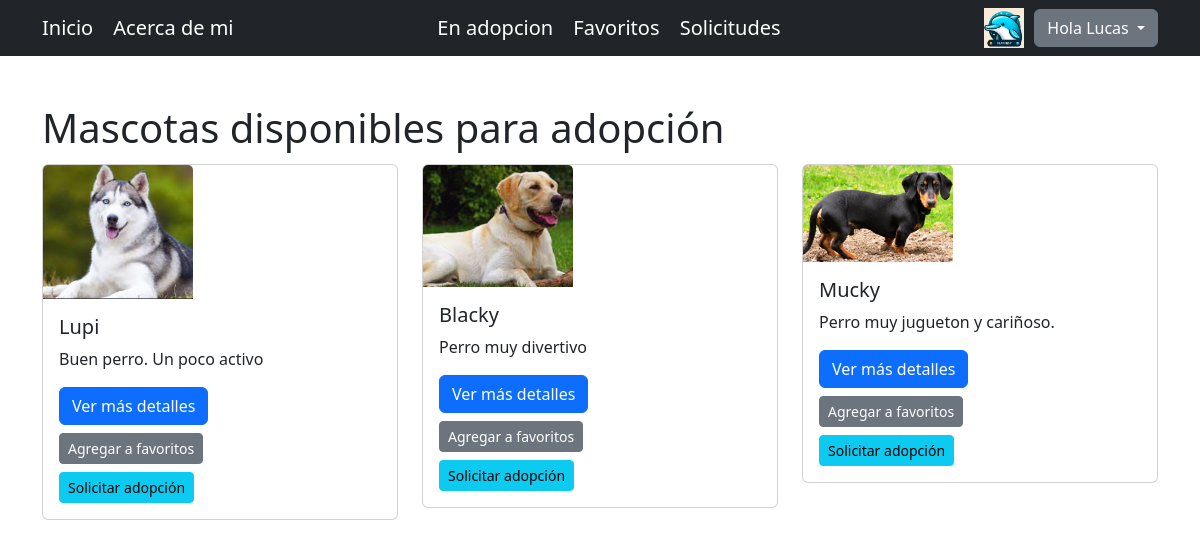
/en_adopcion/ (signed in), run on the app's committed database.
### app_proyecto/models.py (models this page shows, shortened)
class Avatar(models.Model):
    usuario =models.OneToOneField(User, on_delete=models.CASCADE)
    imagen = models.ImageField(upload_to="avatares", null=True, blank=True)

class Mascota(models.Model):
    TIPO = [('PERRO', 'Perro'),('GATO', 'Gato'),('OTRO', 'Otro'),]
    nombre = models.CharField(max_length=50)
    raza = models.ForeignKey(Raza, on_delete=models.CASCADE)
    tipo = models.CharField(max_length=10, choices=TIPO)
    descripcion = models.TextField()
    foto = models.ImageField(upload_to='fotos', null=True, blank=True, default=None)
    disponible = models.BooleanField(default=True)

### app_proyecto/views.py (the view)
# urls.py: path("en_adopcion/", mascotas_disponibles, name="En_Adopcion"),
@login_required
def mascotas_disponibles(request):
    mascotas = Mascota.objects.filter(disponible=True)
    return render(request, "mascota/mascotas_disponibles.html", {"mascotas": mascotas})

### app_proyecto/templates/mascota/mascotas_disponibles.html (shortened to what this page needs)
{% extends "app_proyecto/padre.html" %}
{% load static %}
{% block titulo %}
<h1>Mascotas disponibles para adopción</h1>
<br><br>
{% endblock %}
{% block contenido %}
<div class="container py-1">
  <div class="row">
    {% for valor in mascotas %}
    <div class="col-md-4">
      <div class="card mb-4">
        {% if valor.foto %}
        <img class="card-img-top" src="{{valor.foto.url}}" alt="foto no disponible" style= "max-width: 150px">
        {% else %}
        <div class="card-img-top">Foto no disponible</div>
        {% endif %}
        <div class="card-body">
          <h5 class="card-title">{{valor.nombre}}</h5>
          <p class="card-text">{{valor.descripcion|truncatechars:75}}</p>
          <a href="{% url 'Detalle_Mascota' valor.id %}" class="btn btn-primary">Ver más detalles</a>
          {% if user.is_authenticated and not request.user.is_superuser %}
          <form method="post" action="{% url 'agregar_favorito' valor.id %}">
            <input type="submit" value="Agregar a favoritos" class="btn btn-secondary btn-sm mt-2">
          </form>
          <a href="{% url 'Crear_Solicitud' valor.id %}" class="btn btn-info btn-sm mt-2">Solicitar adopción</a>
          {% endif %}
        </div>
      </div>
    </div>
    {% endfor %}
  </div>
</div>
{% endblock %}

### app_proyecto/templates/app_proyecto/padre.html (shortened to what this page needs)
<!DOCTYPE html>
<html lang="es">
<head>
    <link href="https://cdn.jsdelivr.net/npm/bootstrap@5.3.0-alpha1/dist/css/bootstrap.min.css" rel="stylesheet">
</head>
<body>
    <nav class="navbar navbar-dark bg-dark bg-light static-top">
        <div class="container">
            <div class="navbar-brand-group">
                <a class="navbar-brand" href="{% url 'Home' %}">Inicio</a>
                <a class="navbar-brand" href="{% url 'About' %}">Acerca de mi</a>
            </div>
            {% if user.is_authenticated %}
            <div class="navbar-brand-group">
                <a class="navbar-brand" href="{% url 'En_Adopcion' %}">En adopcion</a>
                {% if not request.user.is_superuser %}
                <a class="navbar-brand" href="{% url 'Listar_Favorito' %}">Favoritos</a>
                {% endif %}
                <a class="navbar-brand" href="{% url 'Listar_Solicitud' %}">Solicitudes</a>
            </div>
            <div class="navbar-brand-group d-flex align-items-center">
                <img src="{{user.avatar.imagen.url}}" width="40px" height="40px" alt="default.png" style="margin-right: 10px;">
                <div class="dropdown">
                    <button class="btn btn-secondary dropdown-toggle" type="button" id="dropdownMenuButton" data-bs-toggle="dropdown" aria-expanded="false">
                        Hola {{user.first_name}}
                    </button>
                </div>
            </div>
            {% else %}
            <div class="navbar-brand-group" style="text-align: right;">
                <a class="btn btn-primary" href="{% url 'Registrar' %}">Registrarse</a>
                <a class="btn btn-primary" href="{% url 'Loguin' %}">Iniciar Sesion</a>
            </div>
            {% endif %}
        </div>
    </nav>
<div class="container my-5">
  <div class="row">
    {% block titulo %}
    {% endblock titulo %}
    {% block contenido %}
    {% endblock contenido %}
  </div>
</div>
</body>
</html>

### data on the page
Mascota: foto (picture), nombre "Lupi", descripcion "Buen perro. Un poco activo"
Mascota: foto (picture), nombre "Blacky", descripcion "Perro muy divertivo"
Mascota: foto (picture), nombre "Mucky", descripcion "Perro muy jugueton y cariñoso."

### other printed values
{{ user.first_name }} "Lucas"
